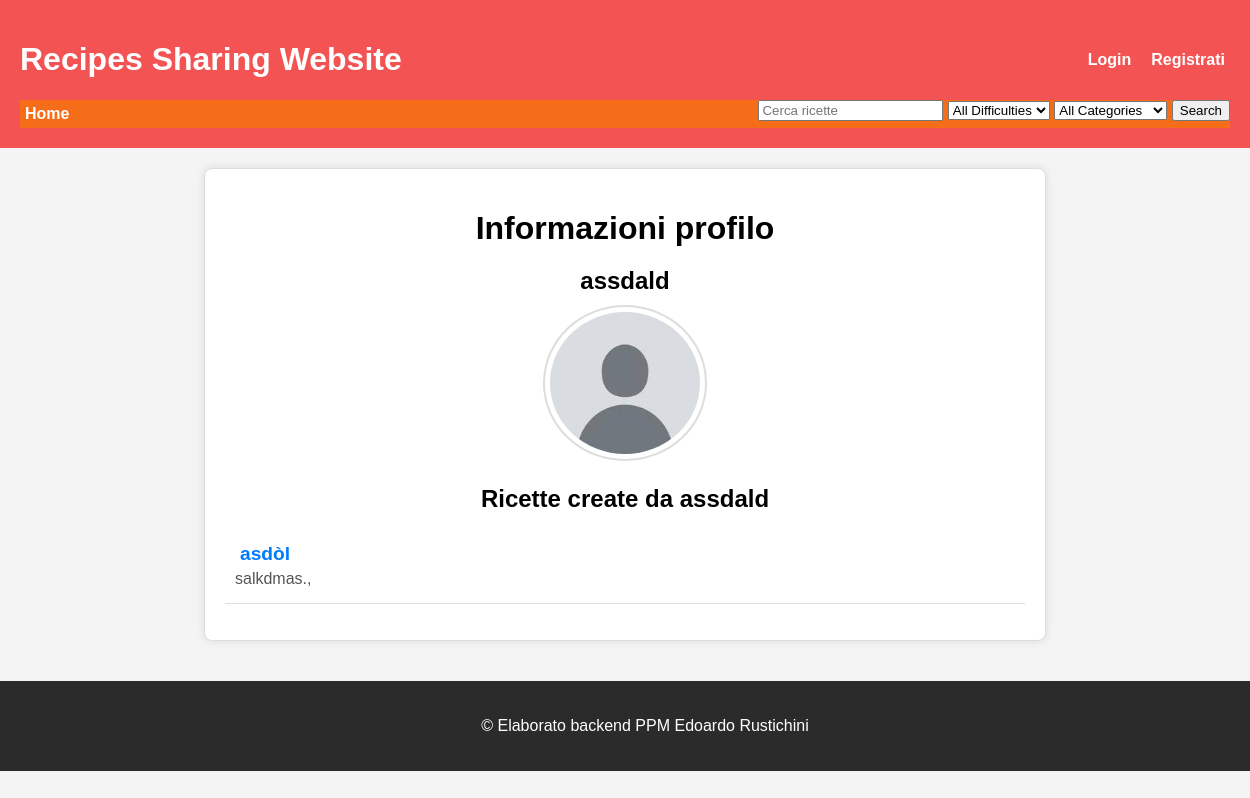
Page /profile/assdald/ on the committed database.
### recipes_sharing/models.py (models this page shows, shortened)
class UserProfile(models.Model):
    user = models.OneToOneField(User, on_delete=models.CASCADE)
    bio = models.CharField(max_length=150,null=True, blank=True)
    profile_image = models.ImageField(upload_to='media/profile_images', blank=True, null=True)
    creation_date = models.DateTimeField(auto_now_add=True) # data di creazione del profilo

class Recipe(models.Model):
    recipe_name = models.CharField(max_length=70)
    author = models.ForeignKey(User, on_delete=models.CASCADE, null=True, blank=True)
    description = models.CharField(max_length=300)
    ingredients = models.TextField()
    preparation_instructions = models.TextField()
    cooking_time = models.PositiveIntegerField(null=True, blank=True)  # in minuti
    creation_date = models.DateTimeField(auto_now_add=True)
    image = models.ImageField(upload_to='recipe_images', blank=True, null=True)
    DIFFICULTIES = [
        ('easy', 'Easy'),
        ('medium', 'Medium'),
        ('hard', 'Hard'),
    ]
    difficulty = models.CharField(max_length=10, choices=DIFFICULTIES, null=True, blank=True)
    liked_by = models.ManyToManyField(User, related_name='liked_recipes', blank=True, null=True) # userò liked_recipes per accedere ai like di un utente
    CATEGORIES = [
        ('A', 'Antipasto'),
        ('P', 'Primo Piatto'),
        ('S', 'Secondo Piatto'),
        ('C', 'Contorno'),
        ('D', 'Dessert'),
    ]
    categories = models.CharField(max_length=1, null=True, blank=True, choices=CATEGORIES)
    calories = models.IntegerField(null=True, blank=True)

### recipes_sharing/views.py (the view)
# urls.py: path('profile/<str:username>/', views.view_profile, name='view_profile'),  # View user profile
def view_profile(request, username):
    user = get_object_or_404(User, username=username)
    profile_user , newly_created = UserProfile.objects.get_or_create(user=user) # uso booleano newly_created per capire se si è appena registrato
    return render(request, 'recipes_sharing/profile.html', {'profile_user': profile_user})

### recipes_sharing/templates/recipes_sharing/profile.html (shortened to what this page needs)
{% extends 'recipes_sharing/base.html' %}
{% load static %}
{% block content %}
<div class="profile">
    <div class="profile-header">
        <h1>Informazioni profilo</h1>
        <h2>{{ profile_user.user.username }}</h2>
        <div class="profile-image">
            {% if not profile_user.profile_image %}
                <img src="{% static 'default_images/default_profile_image.jpeg' %}" alt="Immagine di profilo non presente">
            {% else %}
            <img src="{{ profile_user.profile_image.url }}" alt="Immagine profilo di {{ profile_user.user}}">
            {% endif %}
        </div>
    </div>
    <div class="profile-recipes">
        {% if user == profile_user.user%}
        <h2>Le tue ricette</h2>
        {% else %}
        <h2>Ricette create da {{ profile_user.user.username }}</h2>
        {% endif %}
        <ul class="recipe-list">
            {% for recipe in profile_user.user.recipe_set.all %}
                <li>
                    <a href="{% url 'recipe_detail' recipe.id %}">{{ recipe.recipe_name }}</a>
                    <p>{{ recipe.description|truncatewords:20 }}</p>
                </li>
            {% endfor %}
        </ul>
    </div>
</div>
{% endblock %}

### static/css/base.css (style rules this page uses)
body { font-family: Arial, sans-serif; margin: 0; background-color: #f4f4f4; display: flex; flex-direction: column; overflow-x: hidden; }

### rows in the picture
UserProfile: user.username "assdald"
Recipe: recipe_name "asdòl", description "salkdmas.,"
